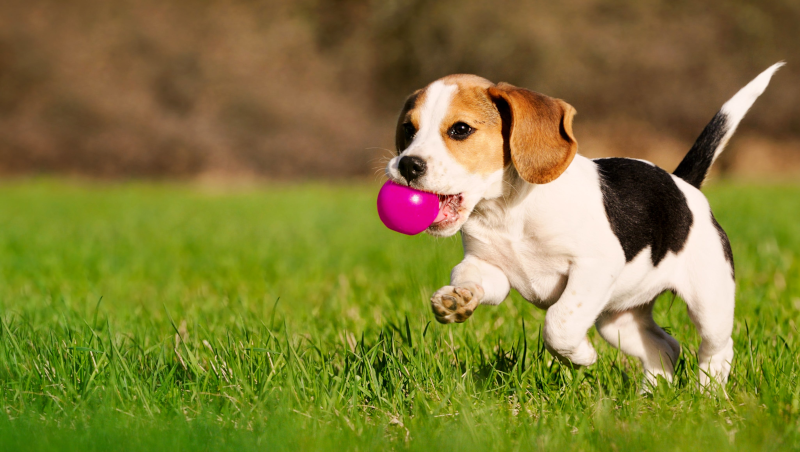
//> input picture src/017.computing_image_histogram/puppy-800x452.bmp, 800 x 452 px
$ ./main   (built with g++ and OpenCV 4)
//> lines starting //> are read from the running program, lines starting //| are printed output that depends on the picture; after the words box and inside, x2 and y2 are one past the last pixel; in counts of white or black regions, pixels touching at a corner belong together
#include <iostream>
#include <math.h>
#include <opencv2/core.hpp>
#include <opencv2/highgui.hpp>
#include <opencv2/imgcodecs.hpp>
#include <opencv2/imgproc.hpp>

class Histogram1D
{
private:
	int histSize[1];
	float hranges[2];
	float const* ranges[1];
	int channels[1];
public:
	Histogram1D()
	{
		histSize[0] = 256;
		hranges[0] = 0.0;
		hranges[1] = 255.0;
		ranges[0] = hranges;
		channels[0] = 1;
	}

	cv::Mat getHistogram(cv::Mat const &image)
	{
		cv::Mat hist;

		cv::calcHist(&image, 1,
						0, cv::Mat(),
						hist, 1, histSize, ranges);

		return hist;
	}

	cv::Mat getImageOfHistogram(cv::Mat const &hist, int zoom = 1)
	{
		double maxValue = 0.0;
		double minValue = 0.0;

		cv::minMaxLoc(hist, &minValue, &maxValue, 0, 0);

		int histSize = hist.rows;

		cv::Scalar BlackColor(0);
		cv::Scalar WhiteColor(255);

		cv::Mat histImage(histSize * zoom, histSize * zoom, CV_8U, WhiteColor);
		int hpt = static_cast<int>(histSize * 0.9);

		for(int idx_row = 0; idx_row < histSize; idx_row++)
		{
			float binValue = hist.at<float>(idx_row);
			if(binValue > 0)
			{
				int intensity = static_cast<int>(binValue * hpt / maxValue);
				cv::line(histImage, cv::Point(idx_row * zoom, histSize * zoom), cv::Point(idx_row * zoom, (histSize - intensity) * zoom), BlackColor, zoom);

			}
		}

		return histImage;
	}
};


int main()
{
	cv::Mat image = cv::imread("puppy-800x452.bmp", cv::IMREAD_GRAYSCALE);
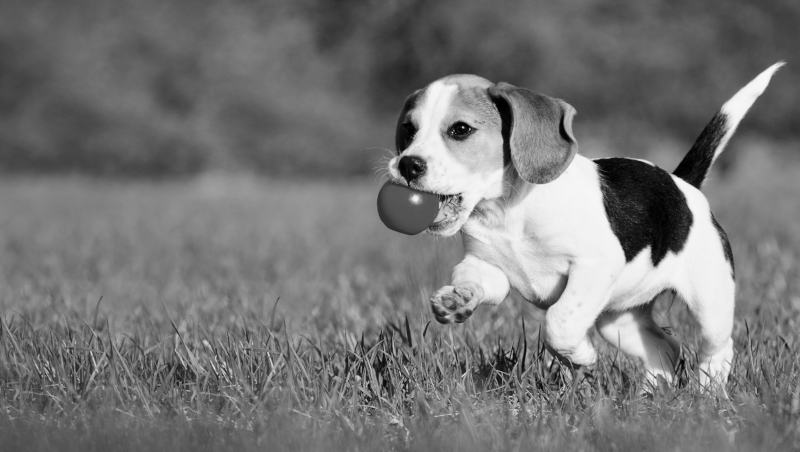
//> image: 452 rows x 800 cols, CV_8UC1; min 0, max 247, mean 117.8

	cv::namedWindow("Original");
	cv::imshow("Original", image);

	//cv::waitKey(0);

	//return 0;

	Histogram1D histogram{};
	cv::Mat result = histogram.getHistogram(image);
//> in getHistogram, `cv::calcHist(&image, 1, 0, cv::Mat(), hist, 1, histSize, ranges);`: hist = 256 values, max 4815 at index 106, min 0 at index 248, mean 1412.5
//> result has the same summary as hist in getHistogram

	float sum = 0.0;

	for(int idx_row = 0; idx_row < result.rows; idx_row++)
	{
		float histValue = result.at<float>(idx_row);
		if(histValue > 0 || histValue < 0)
		{
			std::cout << "Color=" << idx_row << "; Value=" << histValue << std::endl;
			sum += histValue;
		}
	}
//> this loop made 256 passes
//> (histValue, sum) on passes 1 to 12: (55, 55), (116, 171), (117, 288), (147, 435), (190, 625), (209, 834), (163, 997), (237, 1234), (249, 1483), (264, 1747), (299, 2046), (257, 2303)
//| Color=0; Value=55
//| Color=1; Value=116
//| Color=2; Value=117
//| Color=3; Value=147
//| Color=4; Value=190
//| Color=5; Value=209
//| Color=6; Value=163
//| Color=7; Value=237
//> (output is shown up to pass 8 of 256)
//> after the loop, sum = 361600

	std::cout << std::endl << "Totals" << std::endl;
	std::cout << "\tPixels count=" << image.rows * image.cols << std::endl;
//| 	Pixels count=361600
	std::cout << "\tCalculated pixels count=" << sum << std::endl;
//| 	Calculated pixels count=361600

	//return 0;

	cv::Mat histImage = histogram.getImageOfHistogram(result, 1);
//> in getImageOfHistogram, `cv::minMaxLoc(hist, &minValue, &maxValue, 0, 0);`: maxValue = 4815
//> the loop in getImageOfHistogram, `for(int idx_row = 0; idx_row < histSize; idx_row++)` made 256 passes
//> (binValue, intensity) on passes 1 to 12: (55, 2), (116, 5), (117, 5), (147, 7), (190, 9), (209, 9), (163, 7), (237, 11), (249, 11), (264, 12), (299, 14), (257, 12)
//> after the loop in getImageOfHistogram, `for(int idx_row = 0; idx_row < histSize; idx_row++)`:
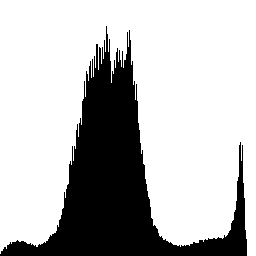
//> histImage: 256 rows x 256 cols, CV_8UC1; 73.8% white; 1 black region, box (x1, y1, x2, y2) and area: (0, 26, 247, 256) 17159

	cv::namedWindow("Image histogram");
	cv::imshow("Image histogram", histImage);


	cv::Mat thresholdedImage;
	cv::threshold(image, thresholdedImage, 175, 255, cv::THRESH_BINARY);
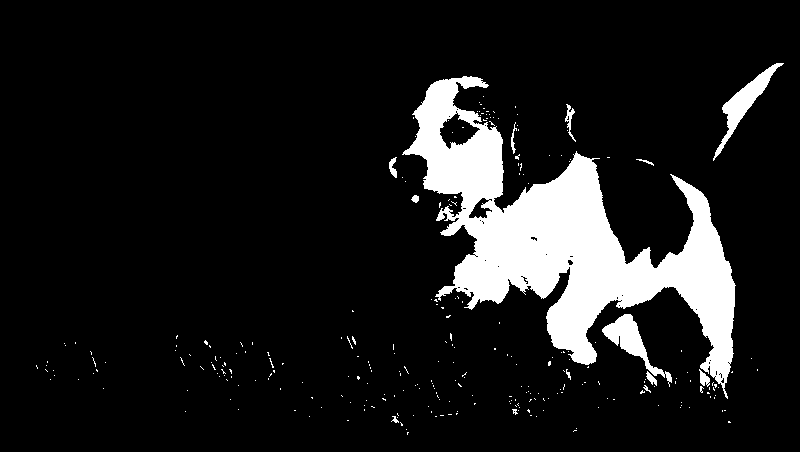
//> thresholdedImage: 452 rows x 800 cols, CV_8UC1; 10.9% white; 271 white regions (257 under 20 px), largest, box (x1, y1, x2, y2) and area: (402, 76, 736, 399) 35467, (713, 63, 784, 161) 1368, (602, 314, 672, 387) 1280

	cv::namedWindow("Thresholded image");
	cv::imshow("Thresholded image", thresholdedImage);

	cv::waitKey(0);

	return 0;
}
